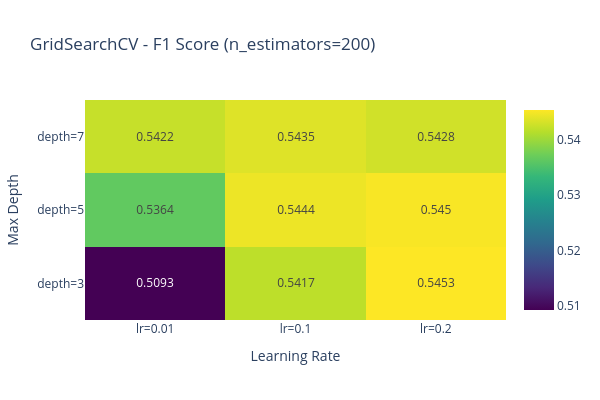

This figure's notebook cell:
### Code cell
# === Visualisation des resultats GridSearchCV ===
results_df = pd.DataFrame(grid_xgb.cv_results_)
results_df = results_df.sort_values("rank_test_score")

# Top 10 des meilleures combinaisons
print("Top 10 des combinaisons GridSearchCV (XGBoost):")
print(results_df[["params", "mean_test_score", "std_test_score", "mean_train_score", "rank_test_score"]].head(10).to_string())

# Heatmap : F1 score en fonction de max_depth et learning_rate (pour n_estimators optimal)
best_n_est = best_params_grid["n_estimators"]
subset = results_df[results_df["param_n_estimators"] == best_n_est]

pivot = subset.pivot_table(
    values="mean_test_score",
    index="param_max_depth",
    columns="param_learning_rate",
)

fig_heatmap = go.Figure(
    data=go.Heatmap(
        z=pivot.values,
        x=[f"lr={c}" for c in pivot.columns],
        y=[f"depth={r}" for r in pivot.index],
        text=np.round(pivot.values, 4),
        texttemplate="%{text}",
        colorscale="Viridis",
    )
)
fig_heatmap.update_layout(
    title=f"GridSearchCV - F1 Score (n_estimators={best_n_est})",
    xaxis_title="Learning Rate",
    yaxis_title="Max Depth",
    width=600,
    height=400,
)
fig_heatmap.show()

print(f"\nComparaison avec Hyperopt XGBoost:")
print(f"  GridSearchCV best F1 (CV): {best_score_grid:.4f}")
print(f"  Hyperopt best F1 (CV):     {best_f1_xgb:.4f}")

### Figure 1 — Plotly figure (JSON) as saved in the notebook; plotly's stock layout.template omitted (floating-point values rounded to 4 significant figures)
{"data": [{"colorscale": [[0, "#440154"], [0.1111, "#482878"], [0.2222, "#3e4989"], [0.3333, "#31688e"], [0.4444, "#26828e"], [0.5556, "#1f9e89"], [0.6667, "#35b779"], [0.7778, "#6ece58"], [0.8889, "#b5de2b"], [1, "#fde725"]], "text": [[0.5093, 0.5417, 0.5453], [0.5364, 0.5444, 0.545], [0.5422, 0.5435, 0.5428]], "texttemplate": "%{text}", "type": "heatmap", "x": ["lr=0.01", "lr=0.1", "lr=0.2"], "y": ["depth=3", "depth=5", "depth=7"], "z": [[0.5093, 0.5417, 0.5453], [0.5364, 0.5444, 0.545], [0.5422, 0.5435, 0.5428]]}], "layout": {"height": 400, "title": {"text": "GridSearchCV - F1 Score (n_estimators=200)"}, "width": 600, "xaxis": {"title": {"text": "Learning Rate"}}, "yaxis": {"title": {"text": "Max Depth"}}}}
